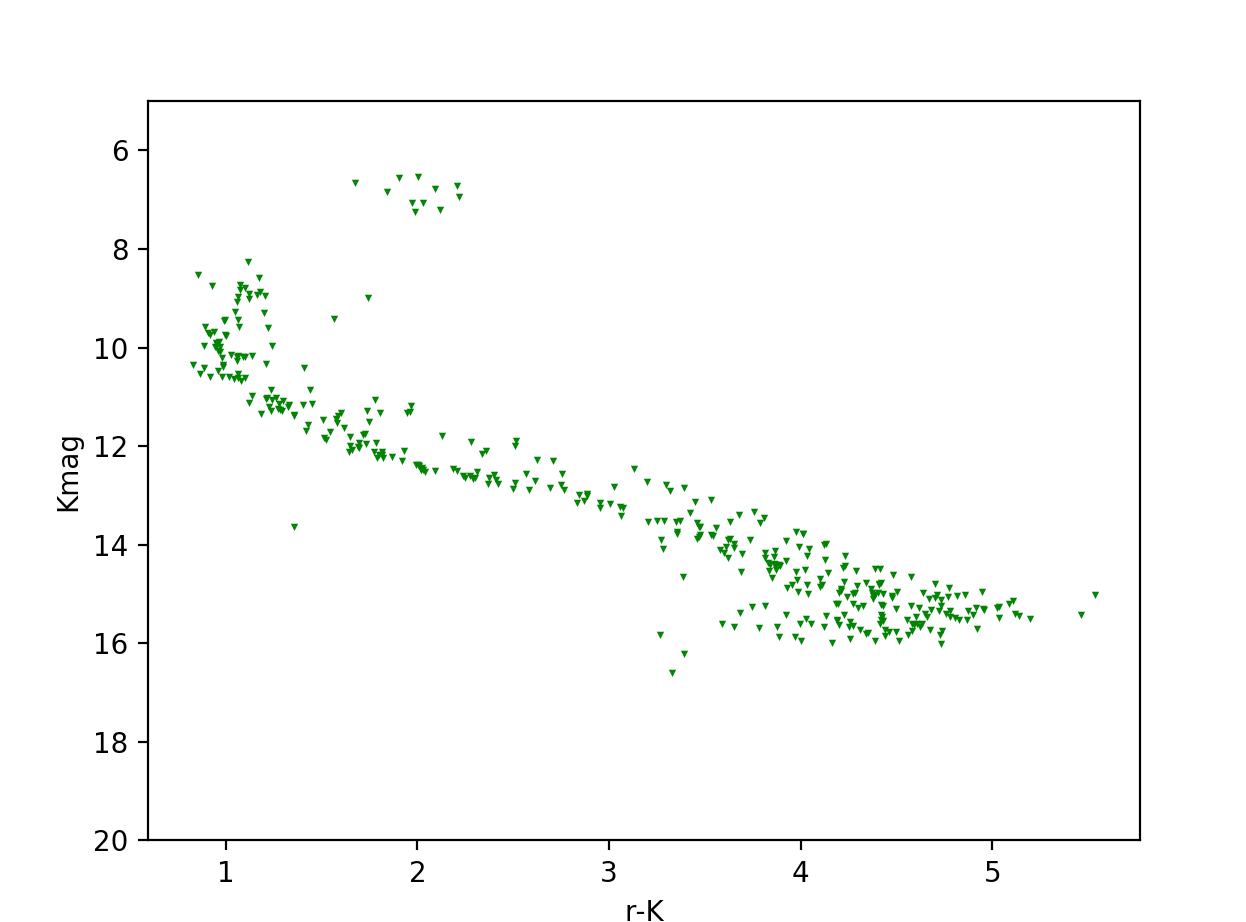

This figure's Python source:

import pandas as panda
import matplotlib.pyplot as plt

NGC752 = panda.read_csv("NGC752x2xPxG.csv")

NGC752 = NGC752.dropna(axis=0, subset=['rmag'])

plt.plot(NGC752[["r-K"]], NGC752[["Kmag"]], marker = "v", markersize = 1, color = "green", linestyle = "none")

plt.ylabel("Kmag")
plt.xlabel("r-K")

plt.ylim(20, 5)
plt.show()
